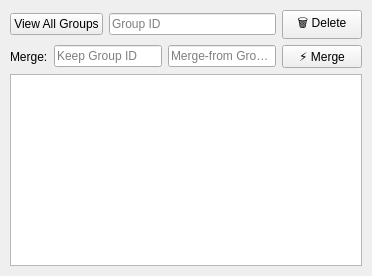
          <widget class="QWidget" name="tabAdminGroups"><attribute name="title"><string>👥 Groups</string></attribute>
           <layout class="QVBoxLayout"><property name="margin"><number>10</number></property>
            <item>
             <layout class="QHBoxLayout">
              <item><widget class="QPushButton" name="btnAdminViewGroups"><property name="text"><string>View All Groups</string></property></widget></item>
              <item><widget class="QLineEdit" name="txtAdminGroupId"><property name="placeholderText"><string>Group ID</string></property></widget></item>
              <item><widget class="QPushButton" name="btnAdminDeleteGroup"><property name="text"><string>🗑 Delete</string></property></widget></item>
             </layout>
            </item>
            <item>
             <layout class="QHBoxLayout">
              <item><widget class="QLabel"><property name="text"><string>Merge:</string></property></widget></item>
              <item><widget class="QLineEdit" name="txtMergeGroup1"><property name="placeholderText"><string>Keep Group ID</string></property></widget></item>
              <item><widget class="QLineEdit" name="txtMergeGroup2"><property name="placeholderText"><string>Merge-from Group ID</string></property></widget></item>
              <item><widget class="QPushButton" name="btnAdminMergeGroups"><property name="text"><string>⚡ Merge</string></property></widget></item>
             </layout>
            </item>
            <item><widget class="QListWidget" name="listAdminGroups"/></item>
           </layout>
          </widget>
